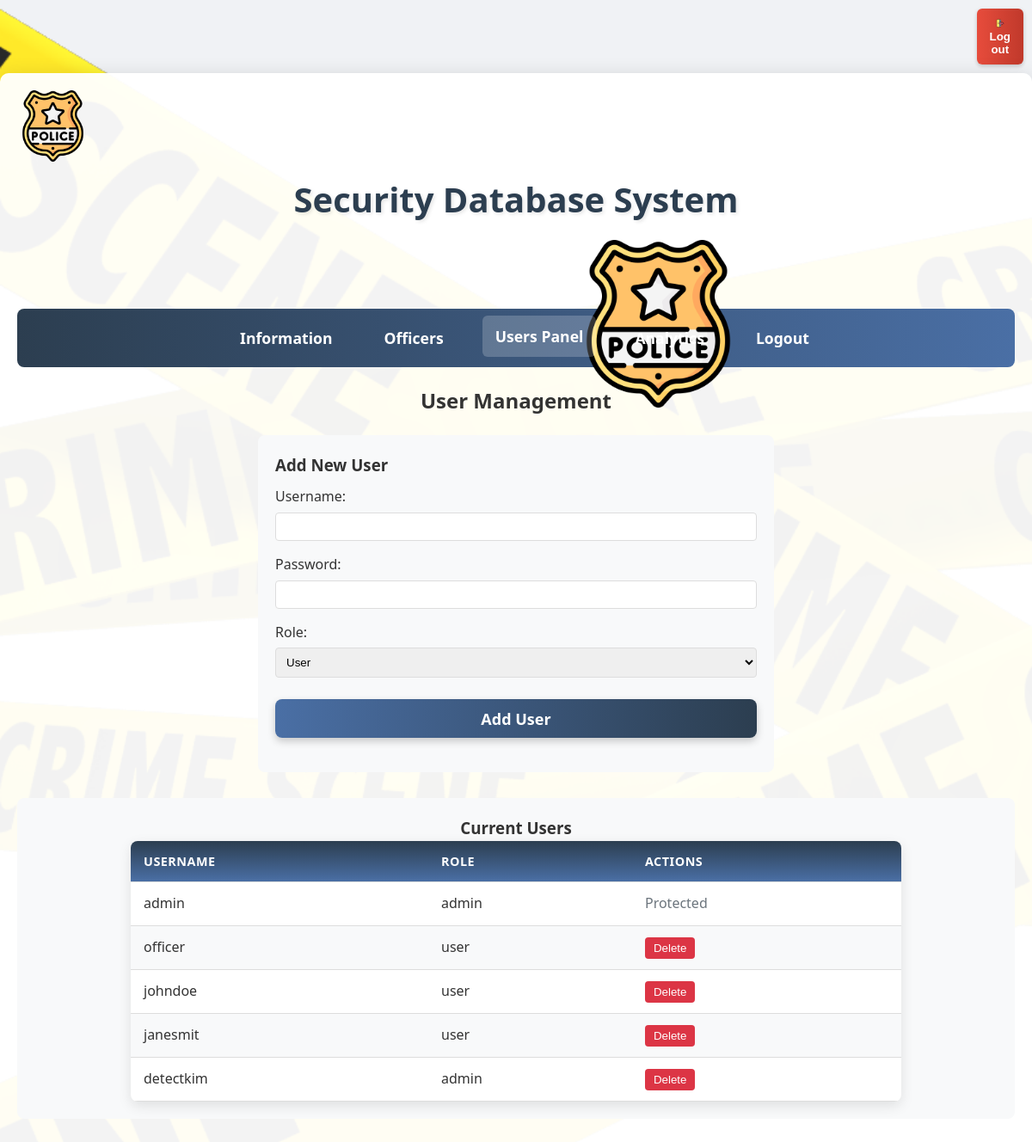
The page /users.php (signed in) on the database its author committed.
### tables this page shows
CREATE TABLE `users` (
  `uname` varchar(10) NOT NULL,
  `pass` varchar(255) DEFAULT NULL,
  `role` varchar(20) DEFAULT 'user'
);

### users.php (the view, shortened to what this page needs)
<?php
   include("config.php");
   $users_sql = "SELECT uname, role FROM users";
   $users_result = mysqli_query($db, $users_sql);
?>
<!DOCTYPE html>
<html>
<head>
    <link rel='stylesheet' type='text/css' media='screen' href='style_1.css'>
</head>
<body>
    <button name="logout" style="margin-left: 1424px;"><img src="logout.png" style="width:10px"><a href = "logout.php">Log out</a></button>
    <div class="container" style="height: auto; min-height: 800px;">
        <div class="finaldiv">
            <span class="head1"><img src="police_logo.png" width="16.2%"></span>
            <span class="head_txt">Security Database System</span>
            <span class="head2"><img src="police_logo.png" width="38%"></span>
            <br>
            <div class="navbar">
                <ul style="margin-left:20px">
                    <li><a href="home.php"><b>Information</b></a></li>
                    <li><a href="Officers/addOfficer.php"><b>Officers</b></a></li>
                    <li><a href="admin_users.php" class="active"><b>Users Panel</b></a></li>
                    <li><a href="analysis.php"><b>Analytics</b></a></li>
                    <li><a href="logout.php"><b>Logout</b></a></li>
                </ul>
            </div>
            <h2 style="text-align: center; margin: 20px 0;">User Management</h2>
            <div style="max-width: 600px; margin: 20px auto; padding: 20px; background-color: #f8f9fa; border-radius: 8px;">
                <h3>Add New User</h3>
                <form method="post">
                    <div style="margin: 10px 0;">
                        <label for="username">Username:</label>
                        <input type="text" name="username" required style="width: 100%; padding: 8px; margin: 5px 0; border: 1px solid #ddd; border-radius: 4px;">
                    </div>
                    <div style="margin: 10px 0;">
                        <label for="password">Password:</label>
                        <input type="password" name="password" required style="width: 100%; padding: 8px; margin: 5px 0; border: 1px solid #ddd; border-radius: 4px;">
                    </div>
                    <div style="margin: 10px 0;">
                        <label for="role">Role:</label>
                        <select name="role" required style="width: 100%; padding: 8px; margin: 5px 0; border: 1px solid #ddd; border-radius: 4px;">
                            <option value="user">User</option>
                        </select>
                    </div>
                    <button type="submit" name="add_user" class="submitBtn" style="width: 100%;">Add User</button>
                </form>
            </div>
            <div style="margin: 30px auto; padding: 20px; background-color: #f8f9fa; border-radius: 8px;">
                <h3 style="text-align: center;">Current Users</h3>
                <table style="margin: 0 auto; width: 80%;">
                    <thead>
                        <tr>
                            <th>Username</th>
                            <th>Role</th>
                            <th>Actions</th>
                        </tr>
                    </thead>
                    <tbody>
                        <?php while($user = mysqli_fetch_assoc($users_result)): ?>
                        <tr>
                            <td><?php echo htmlspecialchars($user['uname'], ENT_QUOTES, 'UTF-8'); ?></td>
                            <td><?php echo htmlspecialchars($user['role'], ENT_QUOTES, 'UTF-8'); ?></td>
                            <td>
                                <?php if($user['uname'] !== 'admin'): ?>
                                <form method="post" style="display: inline-block;" onsubmit="return confirm('Are you sure you want to delete this user?');">
                                    <button type="submit" name="delete_user" style="background-color: #dc3545; color: white; border: none; padding: 5px 10px; border-radius: 4px; cursor: pointer;">Delete</button>
                                </form>
                                <?php else: ?>
                                <span style="color: #6c757d;">Protected</span>
                                <?php endif; ?>
                            </td>
                        </tr>
                        <?php endwhile; ?>
                    </tbody>
                </table>
            </div>
        </div>
    </div>
</body>
</html>

### style_1.css (style rules this page uses)
* { box-sizing: border-box; margin: 0; padding: 0; }
body { background: url('log_back.png'); background-color: #f0f2f5; background-size: cover; background-attachment: fixed; font-family: 'Segoe UI', Tahoma, Geneva, Verdana, sans-serif; color: #333; line-height: 1.6; }
.container { position: relative; max-width: 1200px; margin: 20px auto; border-radius: 10px; background: rgba(255, 255, 255, 0.95); box-shadow: 0 5px 25px rgba(0, 0, 0, 0.15); overflow: hidden; padding: 20px; }
.finaldiv { width: 100%; }
.head1, .head2 { height: 80px; }
.head1 { float: left; }
.head2 { float: right; }
.head_txt { text-align: center; font-family: 'Segoe UI', Tahoma, Geneva, Verdana, sans-serif; font-size: 2.5rem; font-weight: bold; color: #2c3e50; text-shadow: 2px 2px 4px rgba(0,0,0,0.1); padding: 15px 0; display: block; clear: both; }
.navbar { background: linear-gradient(to right, #2c3e50, #4a6fa5); border-radius: 8px; padding: 10px 0; margin: 20px 0; width: 100%; overflow: hidden; }
.navbar ul { list-style-type: none; display: flex; justify-content: center; flex-wrap: wrap; }
.navbar li { margin: 0 15px; }
.navbar a { text-decoration: none; color: white; font-size: 1.1rem; font-weight: 500; padding: 10px 15px; border-radius: 6px; transition: all 0.3s ease; display: block; }
.navbar a:hover, .navbar a.active { background-color: rgba(255, 255, 255, 0.2); transform: translateY(-2px); }
.submitBtn, .submitBtn1 { background: linear-gradient(to right, #4a6fa5, #2c3e50); color: white; font-size: 18px; font-weight: 600; font-family: 'Segoe UI', Tahoma, Geneva, Verdana, sans-serif; border: none; border-radius: 8px; height: 45px; width: 150px; cursor: pointer; margin: 20px auto; display: block; transition: all 0.3s ease; box-shadow: 0 4px 10px rgba(0,0,0,0.2); }
button[name="logout"] { background: linear-gradient(to right, #e74c3c, #c0392b); border: none; border-radius: 6px; padding: 10px 15px; margin: 10px; cursor: pointer; float: right; transition: all 0.3s ease; box-shadow: 0 2px 5px rgba(0,0,0,0.2); }
button[name="logout"] a { color: white; text-decoration: none; font-weight: bold; }
table { width: 100%; border-collapse: collapse; margin: 20px 0; background-color: white; border-radius: 8px; overflow: hidden; box-shadow: 0 5px 15px rgba(0,0,0,0.1); }
th, td { padding: 12px 15px; text-align: left; border-bottom: 1px solid #ddd; }
th { background: linear-gradient(to bottom, #2c3e50, #4a6fa5); color: white; font-weight: 600; text-transform: uppercase; font-size: 0.9rem; letter-spacing: 0.5px; }
tr:nth-child(even) { background-color: #f8f9fa; }
a { text-decoration: none; color: #4a6fa5; transition: color 0.3s ease; }

### rows shown on the page
users: uname "admin", role "admin", shows "Protected"
users: uname "officer", role "user"
users: uname "johndoe", role "user"
users: uname "janesmit", role "user"
users: uname "detectkim", role "admin"
